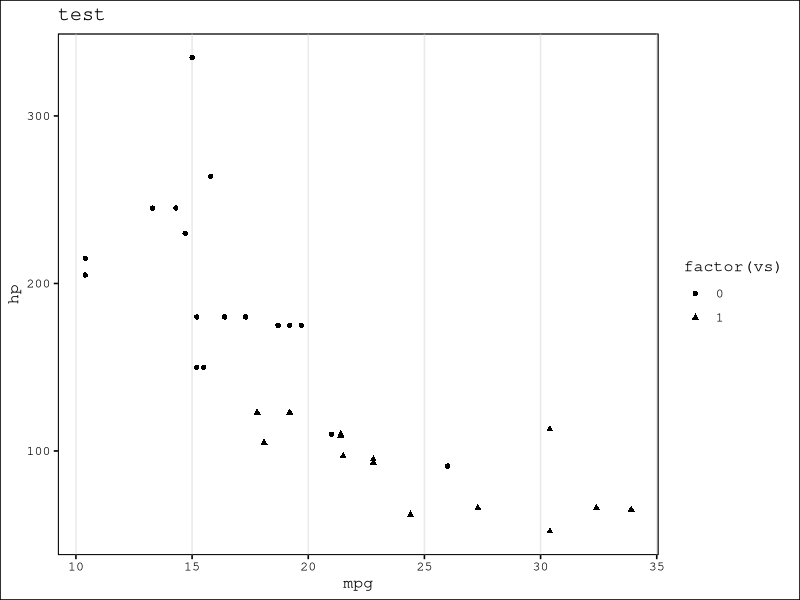

Write the R code that produced this figure.
library(tidyverse)
library(ggthemes)

data("mtcars")

my_theme <- theme_foundation() + theme(text = element_text(color = "black", family = "mono")) + 
  theme(panel.grid.minor = element_blank(), panel.grid.major.y = element_blank(),
        panel.grid.major.x = element_line(colour = "snow2")) +
  theme(legend.key = element_blank())

ggplot(mtcars, aes(mpg, hp, shape = factor(vs))) +
  geom_point() +
  labs(title = "test") +
  my_theme # is var